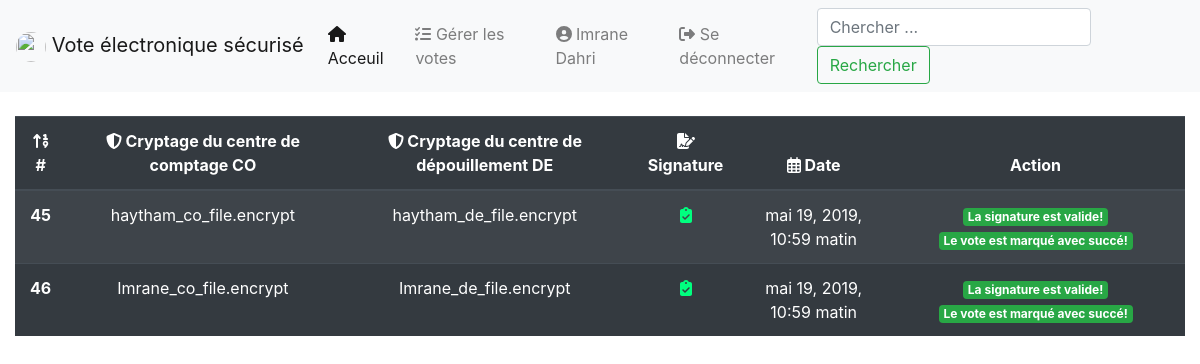
/manage/ (signed in), run on an earlier commit of the app's database.
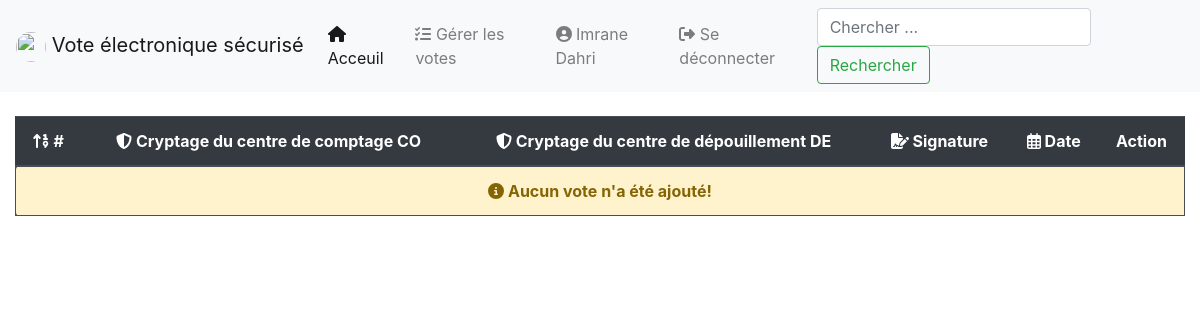
And on a later commit of the database.
### SecuredVote/models.py (models this page shows, shortened)
class Pending(models.Model):
    co_file = models.FileField(null=False)
    de_file = models.FileField(null=False, blank=True)
    date = models.DateTimeField(default=now)
    done = models.BooleanField(default=False, null=True, blank=True)
    is_valid = models.BooleanField(default=False, null=True, blank=True)
    signature = models.ForeignKey(Signature, on_delete=models.CASCADE)

### SecuredVote/views.py (the view, shortened to what this page needs)
# urls.py: path('manage/', views.Manage.as_view(), name="votes_management"),
class Manage(LoginRequiredMixin, View):
    login_url = "/login/"
    redirect_field_name = "next"
    def get(self, request, *args, **kwargs):
        context = dict()
        user = request.user
        if not user.is_superuser and user.is_staff:
            search = request.GET.get("search" or None)
            if search is not None:
                search = search.strip()
                try:
                    pendings = Pending.objects.filter(id=search)
                except:
                    pendings = []
            else:
                pendings = Pending.objects.all()
            paginator = Paginator(pendings, 100)  # Show 2 pending votes per page
            page = request.GET.get("page")
            pendings = paginator.get_page(page)
            context["pendings"] = pendings
            return render(request, "vote/manage.html", context)
        messages.info(request, "Vous n'êtes pas membre du centre de comptage!")
        return redirect("vote:home")

### SecuredVote/forms.py
class SearchForm(forms.Form):
    search = forms.CharField(max_length=255, empty_value=False, widget=forms.TextInput(
        attrs={'class': 'form-control mr-sm-2', 'placeholder': 'Chercher ...', 'aria-label': 'Search',
               'type': 'search'}))

### SecuredVote/context_processor.py (called while the page is built)
def global_var(request):
    context = dict()
    search_form = SearchForm()
    context['search_form'] = search_form
    return context

### templates/vote/manage.html (shortened to what this page needs)
{% extends 'vote/base.html' %}
{% load staticfiles %}
{% block content %}
    {% include 'vote/messages.html' %}
    <div class="table-responsive">
        <table align="center" class="table table-striped table-dark table-hover">
        <thead>
        <tr align="center">
            <th scope="col"><i class="fas fa-sort-numeric-up"></i> #</th>
            <th scope="col"><i class="fas fa-shield-alt"></i> Cryptage du centre de comptage CO</th>
            <th scope="col"><i class="fas fa-shield-alt"></i> Cryptage du centre de dépouillement DE</th>
            <th scope="col"><i class="fas fa-file-signature"></i> Signature</th>
            <th scope="col"><i class="far fa-calendar-alt"></i> Date</th>
            <th scope="col">Action</th>
        </tr>
        </thead>
        <tbody>
        {% for pending in pendings.object_list %}
            <tr align="center">
                <th scope="row">{{ pending.pk }}</th>
                <td>{{ pending.co_file.name }}</td>
                <td>{{ pending.de_file.name }}</td>
                <td>
                    {% if pending.signature.is_valid is True %}
                        <i class="fas fa-clipboard-check" style="color: springgreen;"></i>
                    {% elif pending.signature.is_valid is None %}
                        <i class="fas fa-spinner fa-spin"></i>
                    {% else %}
                        <i class="fas fa-exclamation-triangle" style="color: red;"></i>
                    {% endif %}
                </td>
                <td>{{ pending.date }}</td>
                <td>
                    {% if pending.signature.is_valid %}
                        <span class="badge badge-success">La signature est valide!</span>
                    {% elif not pending.signature.is_valid and pending.signature.is_valid is not None %}
                        <span class="badge badge-danger">La signature est non valide!</span>
                    {% endif %}
                    {% if pending.is_valid and pending.done %}
                        <span class="badge badge-success">Le vote est marqué avec succé!</span>
                    {% elif not pending.is_valid and pending.done %}
                        <span class="badge badge-danger">Le vote est marqué non valide!</span>
                    {% endif %}
                </td>
            </tr>
        {% empty %}
            <tr>
                <td colspan="9" class="alert alert-warning text-center font-weight-bold">
                    <i class="fas fa-info-circle"></i> Aucun vote n'a été ajouté!
                </td>
            </tr>
        {% endfor %}
        </tbody>
    </table>
    </div>
{% endblock %}

What changed in the data, as far as the page shows it:
removed Pending: pk "45", co_file.name "haytham_co_file.encrypt", de_file.name "haytham_de_file.encrypt", date "mai 19, 2019, 10:59 matin", shows "La signature est valide!", is_valid "Le vote est marqué avec succé!"
removed Pending: pk "46", co_file.name "Imrane_co_file.encrypt", de_file.name "Imrane_de_file.encrypt", date "mai 19, 2019, 10:59 matin", shows "La signature est valide!", is_valid "Le vote est marqué avec succé!"
Also different on the page:
text now shown: "Aucun vote n'a été ajouté!"
